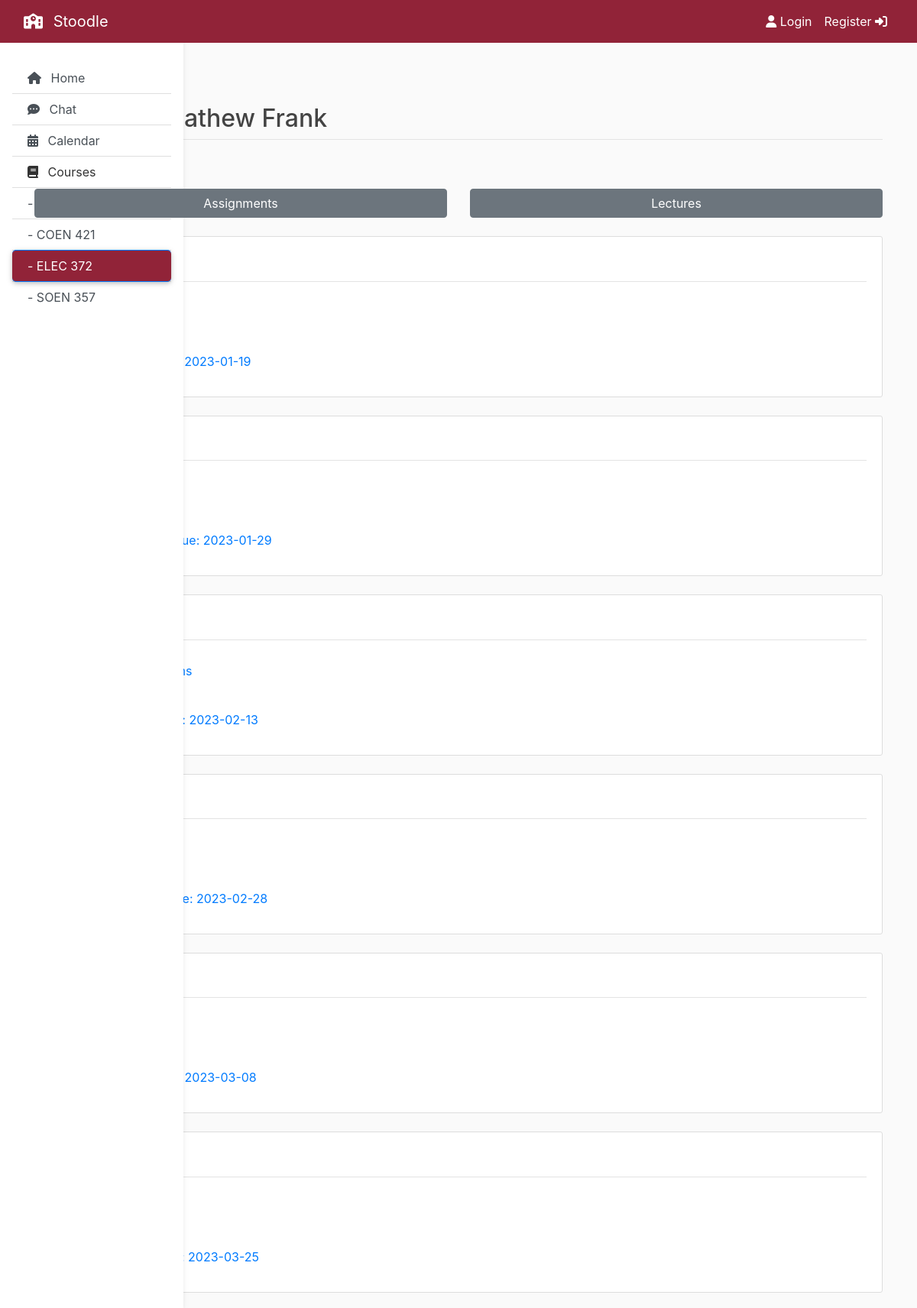
The page /course/ELEC 372 on the database its author committed.
### flaskapp/models.py (models this page shows, shortened)
class Course(db.Model):
    id = db.Column(db.Integer, primary_key=True)
    name = db.Column(db.String(16), unique=True, nullable=False)
    teacher = db.Column(db.String(64), nullable=False)
    assignments = db.relationship('Assignment', backref='course', lazy=True)
    lectures = db.relationship('Lecture', backref='course', lazy=True)

class Assignment(db.Model):
    id = db.Column(db.Integer, primary_key=True)
    name = db.Column(db.String(32), nullable=False)
    week = db.Column(db.Integer, nullable=False)
    date_due = db.Column(db.DateTime, nullable=False, default=datetime.utcnow)
    upload_file = db.Column(db.String(32), nullable=False, default='def_ass.pdf')
    class_id = db.Column(db.Integer, db.ForeignKey('course.id'), nullable=False)

### flaskapp/routes.py (the view)
@app.route("/course/<string:coursename>", methods=['GET'])
def course(coursename):
    courseNames = getCourseNames(Course.query.all())
    course = Course.query.filter_by(name=coursename).first_or_404()
    filt = request.args.get('filt', '', type=str)
    return render_template('course.html', title=coursename, courseNames=courseNames, course=course, filt=filt)

### flaskapp/routes.py (called while the page is built)
def getCourseNames(courses):
    courseNames = []
    for course in courses:
        courseNames.append(course.name)
    return courseNames

### flaskapp/templates/course.html (shortened to what this page needs)
{% extends "base.html" %}
{% block content %}
	<h1 class="mb-2">{{ title }}</h1>
	<h2 class="article-metadata pb-2 mb-4">Instructor: {{ course.teacher }}</h2>
	<p class="content">Filter by:</p>
	<div class="row">
	{% if filt == 'ass' %}
		<div class="col container-fluid">
			<a
				class="btn btn-block btn-danger"
				href="{{ url_for('course', coursename=course.name) }}">
				Assignments
			</a>
		</div>
		<div class="col container-fluid">
			<a
				class="btn btn-block btn-secondary"
				href="{{ url_for('course', coursename=course.name, filt='lec') }}">
				Lectures
			</a>
		</div>
	{% else %}
		<div class="col container-fluid">
			<a
				class="btn btn-block btn-secondary"
				href="{{ url_for('course', coursename=course.name, filt='ass') }}">
				Assignments
			</a>
		</div>
		<div class="col container-fluid">
			<a
				class="btn btn-block btn-secondary"
				href="{{ url_for('course', coursename=course.name, filt='lec') }}">
				Lectures
			</a>
		</div>
	{% endif %}
	</div>
	{% if filt == 'ass' %}
		<article class="media content-section mt-4">
			<div class="media-body pb-2">
				<div class="article-metadata">
					<h2>Assignments</h2>
				</div>
				{% for ass in course.assignments %}
				<p class="article-content">
					<a href="{{ url_for('static', filename='assignments/' + ass.upload_file) }}">{{ ass.name }}, Due: {{ ass.date_due.strftime("%Y-%m-%d") }}</a>
				</p>
				{% endfor %}
			</div>
		</article>
	{% else %}
		{% for i in range(1, 7) %}
			<article class="media content-section mt-4">
				<div class="media-body pb-2">
					<div class="article-metadata">
						<h2>Week {{ i }}</h2>
					</div>
					<p class="article-content">
						<a href="{{ url_for('static', filename='lectures/' + course.lectures[i-1].upload_file) }}">{{ course.lectures[i-1].name }}</a>
					</p>
					<p class="article-content">
						<a href="{{ url_for('static', filename='assignments/' + course.assignments[i-1].upload_file) }}">{{ course.assignments[i-1].name }}, Due: {{ course.assignments[i-1].date_due.strftime("%Y-%m-%d") }}</a>
					</p>
				</div>
			</article>
		{% endfor %}
	{% endif %}
{% endblock content %}

### flaskapp/templates/base.html (shortened to what this page needs)
<!DOCTYPE html>
<html>
  <head>
    <link
      rel="stylesheet"
      href="https://maxcdn.bootstrapcdn.com/bootstrap/4.0.0/css/bootstrap.min.css"
    />
    <link
      rel="stylesheet"
      type="text/css"
      href="{{ url_for('static', filename='main.css') }}"
    />
  </head>
  <body>
    <header class="site-header">
      <nav class="navbar navbar-expand-md navbar-dark bg-steel fixed-top">
        <div class="container-fluid">
          <a class="navbar-brand mr-1" href="/">
            <i class="fas fa-school mr-2"></i>
            Stoodle</a
          >
          <div class="collapse navbar-collapse" id="navbarToggle">
            <div class="navbar-nav ml-auto">
              {% if current_user.is_authenticated %}
              <a class="nav-item nav-link mr-1" href="{{ url_for('account') }}">
                <i class="fa fa-user-secret mr-2" aria-hidden="true"></i>
                Account</a
              >
              <a class="nav-item nav-link" href="{{ url_for('logout') }}"
                >Logout
                <i class="fa fa-sign-out ml-2" aria-hidden="true"></i>
              </a>
              {% else %}
              <a class="nav-item nav-link" href="{{ url_for('login') }}">
                <i class="fa fa-user" aria-hidden="true"></i>
                Login</a
              >
              <a class="nav-item nav-link" href="{{ url_for('register') }}"
                >Register
                <i class="fa fa-sign-in" aria-hidden="true"></i>
              </a>
              {% endif %}
            </div>
          </div>
        </div>
      </nav>
    </header>
    <main role="main" class="container">
      <div class="row">
        <div class="position-sticky">
          <nav
            id="sidebarMenu"
            class="collapse d-lg-block sidebar collapse bg-white"
          >
            <div class="list-group list-group-flush mx-3 mt-4">
              <a
                href="{{ url_for('home') }}"
                class="list-group-item list-group-item-action py-2 ripple {% if not title %}active{% endif %}"
                aria-current="true"
              >
                <span>
                  <i class="fa fa-home mr-2" aria-hidden="true"></i> Home</span
                >
              </a>
              <a
                href="{{ url_for('chat') }}"
                class="list-group-item list-group-item-action py-2 ripple {% if title == 'Chat' %}active{% endif %}"
              >
                <span>
                  <i class="fa fa-commenting mr-2" aria-hidden="true"></i>
                  Chat</span
                >
              </a>
              <a
                href="{{ url_for('calendar') }}"
                class="list-group-item list-group-item-action py-2 ripple {% if title == 'Calendar' %}active{% endif %}"
              >
                <span>
                  <i class="fa fa-calendar mr-2" aria-hidden="true"></i>
                  Calendar</span
                >
              </a>
              <a class="list-group-item py-2">
                <span>
                  <i class="fa fa-book mr-2" aria-hidden="true"></i>
                  Courses</span
                >
				{% for course in courseNames %}
					<a href="{{ url_for('course', coursename=course) }}" class="list-group-item list-group-item-action py-2 ripple {% if title == course %}active{% endif %}">
						<span>- {{ course }}</span>
					</a>
				{% endfor %}
            </div>
          </nav>
        </div>
        <div class="container-fluid">
          {% block content %}{% endblock %}
        </div>
      </div>
    </main>
  </body>
</html>

### flaskapp/static/main.css (style rules this page uses)
body { background: #fafafa; color: #333333; margin-top: 5rem; }
h1, h2, h3, h4, h5, h6 { color: #444444; font: 'Gill Sans'; }
.bg-steel { background-color: #912338; }
.site-header .navbar-nav .nav-link { color: #FFFFFF; }
.content-section { background: #ffffff; padding: 10px 20px; border: 1px solid #dddddd; border-radius: 3px; margin-bottom: 20px; }
.article-content { white-space: pre-line; }
.article-metadata { padding-bottom: 1px; margin-bottom: 4px; border-bottom: 1px solid #e3e3e3 }
.sidebar { position: fixed; top: 0; bottom: 0; left: 0; padding: 58px 0 0; box-shadow: 0 2px 5px 0 rgb(0 0 0 / 5%), 0 2px 10px 0 rgb(0 0 0 / 5%); width: 240px; z-index: 600; }
.sidebar .active { border-radius: 5px; box-shadow: 0 2px 5px 0 rgb(0 0 0 / 16%), 0 2px 10px 0 rgb(0 0 0 / 12%); background-color: #912338; }

### rows shown on the page
Course: name "COEN 421"
Course: name "ELEC 372", teacher "Mathew Frank"
Course: name "SOEN 357"
Assignment: date_due "2023-01-19"
Assignment: date_due "2023-01-29"
Assignment: date_due "2023-02-13"
Assignment: date_due "2023-02-28"
Assignment: date_due "2023-03-08"
Assignment: date_due "2023-03-25"
